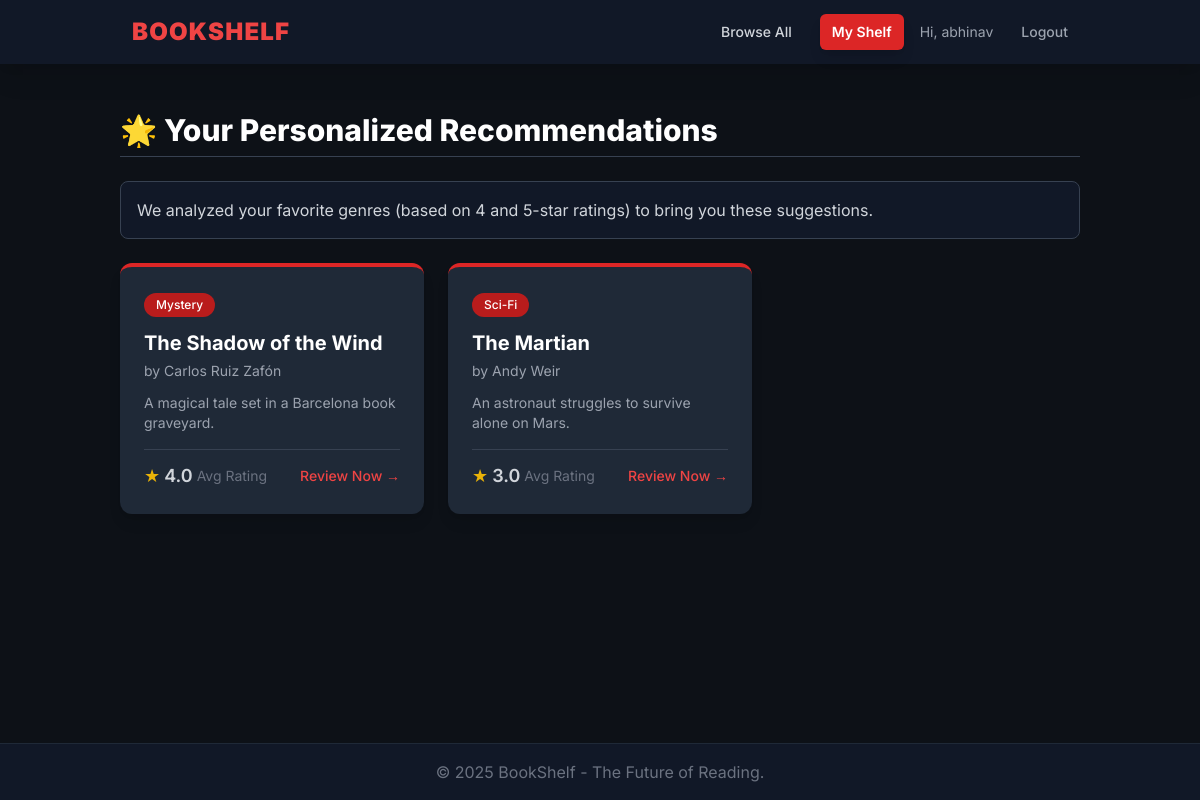
The page /recommendations (signed in) on the database its author committed.
### tables this page shows
CREATE TABLE users (
                id INTEGER PRIMARY KEY AUTOINCREMENT,
                username TEXT UNIQUE NOT NULL,
                password_hash TEXT NOT NULL
            );

CREATE TABLE books (
                id INTEGER PRIMARY KEY AUTOINCREMENT,
                title TEXT NOT NULL,
                author TEXT NOT NULL,
                genre TEXT NOT NULL,
                description TEXT
            );

### app.py (the view)
@app.route('/recommendations')
@login_required
def recommendations():
    recommended_books = get_recommendations(current_user.id)
    return render_template('recommendations.html', recommended_books=recommended_books)

### app.py (called while the page is built)
def get_db():
    db = getattr(g, '_database', None)
    if db is None:
        os.makedirs(os.path.dirname(DATABASE), exist_ok=True)
        db = g._database = sqlite3.connect(
            DATABASE,
            detect_types=sqlite3.PARSE_DECLTYPES
        )
        db.row_factory = sqlite3.Row # Allows accessing columns by name
    return db

@app.teardown_appcontext
def close_connection(exception):
    db = getattr(g, '_database', None)
    if db is not None:
        db.close()

@login_manager.user_loader
def load_user(user_id):
    db = get_db()
    user_data = db.execute('SELECT id, username FROM users WHERE id = ?', (user_id,)).fetchone()
    if user_data:
        return User(user_data['id'], user_data['username'])
    return None

### templates/recommendations.html (shortened to what this page needs)
{% extends "base.html" %}
{% block content %}
<h1 class="text-3xl font-extrabold text-white mb-6 border-b border-gray-700 pb-2">
    🌟 Your Personalized Recommendations
</h1>
<div class="bg-gray-900 p-4 rounded-lg mb-6 border border-gray-700">
    <p class="text-gray-300">
        We analyzed your favorite genres (based on 4 and 5-star ratings) to bring you these suggestions.
    </p>
</div>
{% if recommended_books %}
    <div class="grid grid-cols-1 sm:grid-cols-2 lg:grid-cols-3 xl:grid-cols-4 gap-6">
        {% for book in recommended_books %}
        <a href="{{ url_for('book_detail', book_id=book.id) }}" class="block group">
            <div class="bg-gray-800 p-6 rounded-xl shadow-lg hover:shadow-2xl transition-shadow duration-300 h-full flex flex-col justify-between border-t-4 border-red-600">
                <div>
                    <span class="inline-block bg-red-700 text-white text-xs font-medium px-3 py-1 rounded-full mb-3">{{ book.genre }}</span>
                    <h2 class="text-xl font-bold text-white group-hover:text-red-500 transition-colors">{{ book.title }}</h2>
                    <p class="text-sm text-gray-400 mt-1 mb-3">by {{ book.author }}</p>
                    <p class="text-gray-400 text-sm line-clamp-3">{{ book.description }}</p>
                </div>
                <div class="mt-4 pt-3 border-t border-gray-700 flex items-center justify-between">
                    <div class="flex items-center">
                        <span class="text-yellow-500 text-lg mr-1">★</span>
                        {% if book.avg_rating %}
                            <span class="text-lg font-semibold text-gray-300">{{ "%.1f" | format(book.avg_rating) }}</span>
                            <span class="text-sm text-gray-500 ml-1">Avg Rating</span>
                        {% else %}
                            <span class="text-sm text-gray-500">Unrated</span>
                        {% endif %}
                    </div>
                    <span class="text-red-500 font-medium text-sm">Review Now →</span>
                </div>
            </div>
        </a>
        {% endfor %}
    </div>
{% endif %}
{% endblock %}

### templates/base.html (shortened to what this page needs)
<!DOCTYPE html>
<html lang="en">
<head>
    <script src="https://cdn.tailwindcss.com"></script>
</head>
<body class="min-h-screen flex flex-col">
    <nav class="bg-gray-900 shadow-xl sticky top-0 z-10">
        <div class="container mx-auto px-4 sm:px-6 lg:px-8">
            <div class="flex justify-between items-center h-16">
                <div class="flex-shrink-0">
                    <a href="{{ url_for('index') }}" class="text-red-500 text-2xl font-black tracking-wider rounded-md px-3 py-2 transition duration-150 ease-in-out">
                        BOOKSHELF
                    </a>
                </div>
                <div class="flex items-center space-x-4">
                    <a href="{{ url_for('index') }}" class="text-gray-300 hover:text-white px-3 py-2 rounded-md text-sm font-medium transition duration-150 ease-in-out">
                        Browse All
                    </a>
                    {% if current_user.is_authenticated %}
                        <a href="{{ url_for('recommendations') }}" class="bg-red-600 text-white hover:bg-red-700 px-3 py-2 rounded-md text-sm font-semibold transition duration-150 ease-in-out shadow-lg">
                            My Shelf
                        </a>
                        <span class="text-gray-400 text-sm hidden md:inline">
                            Hi, {{ current_user.username }}
                        </span>
                        <a href="{{ url_for('logout') }}" class="text-gray-400 hover:text-red-400 px-3 py-2 rounded-md text-sm font-medium transition duration-150 ease-in-out">
                            Logout
                        </a>
                    {% endif %}
                </div>
            </div>
        </div>
    </nav>
    <main class="flex-grow container mx-auto px-4 sm:px-6 lg:px-8 py-8">
        {% block content %}{% endblock %}
    </main>
    <footer class="bg-gray-900 text-gray-500 text-center py-4 mt-auto border-t border-gray-800">
        <p>&copy; 2025 BookShelf  - The Future of Reading.</p>
    </footer>
</body>
</html>

### templates/base.html (style rules this page uses)
body { font-family: 'Inter', sans-serif; background-color: #0d1117; color: #e6e6e6; }
.container { max-width: 1400px; }

### rows shown on the page
users: username "abhinav"
books: genre "Mystery", title "The Shadow of the Wind", author "Carlos Ruiz Zafón", description "A magical tale set in a Barcelona book graveyard.", avg_rating "4.0"
books: genre "Sci-Fi", title "The Martian", author "Andy Weir", description "An astronaut struggles to survive alone on Mars.", avg_rating "3.0"
